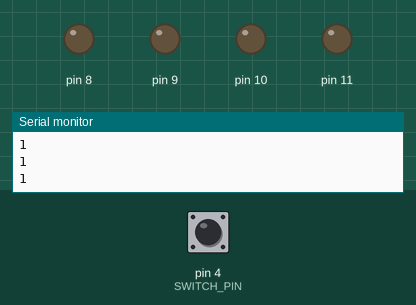
This sketch was run on a simulated Arduino Uno, built with avr-gcc and run on an emulated ATmega328P. Shown: output pins drawn as LEDs (lit = HIGH), the last lines printed to the serial monitor. The test bench sets the inputs (shaded band); at power-on: pin 4 (SWITCH_PIN) HIGH.

Above: at 4.8 s.
4.9 s: pin 4 (SWITCH_PIN) pulled LOW for 2.35 s
At 6.4 s:
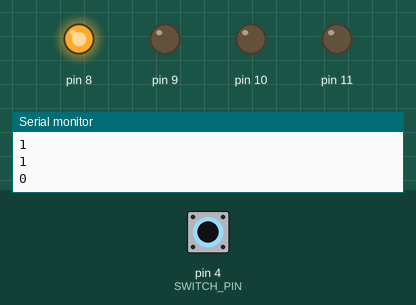
At 6.8 s:
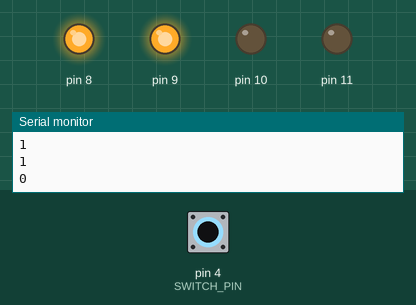
Timing chart, 0 to 11.0 s (numbered marks = the images above; inputs shaded):
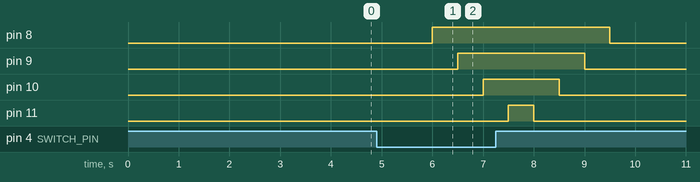

The sketch:

Project_13_Magic_Light_Cup.ino
```cpp
//**********************************************************************************
const byte SWITCH_PIN = 4; // Connect tilt switch to D4
int led1 = 8;  //Define led1 as digital port 8
int led2 = 9;
int led3 = 10;
int led4 = 11;

byte switch_state = 0;

void setup()
{
  Serial.begin(9600);
  pinMode(SWITCH_PIN, INPUT);
  for(int i=8;i<12;i++)
  {
    pinMode(i, OUTPUT);
  }
  for(int i=8;i<12;i++)
  {
    digitalWrite(i,0);
  }
}

void loop()
{
  switch_state = digitalRead(SWITCH_PIN);
  Serial.println(switch_state);
  if (switch_state == 0)
  {
    for(int i=8;i<12;i++)
    {
      digitalWrite(i,1);
      delay(500);
    }
  }
  if (switch_state == 1)
  {
    for(int i=11;i>7;i--)
    {
      digitalWrite(i,0);
      delay(500);
    }
  }
}
//**********************************************************************************
```

Measured:
- after the input at 4.9 s, pin 8: LOW → HIGH after 1.1 s, → LOW 3.5 s later; pin 9: LOW → HIGH after 1.6 s, → LOW 2.5 s later; pin 10: LOW → HIGH after 2.1 s, → LOW 1.5 s later; pin 11: LOW → HIGH after 2.6 s, → LOW 0.50 s later
